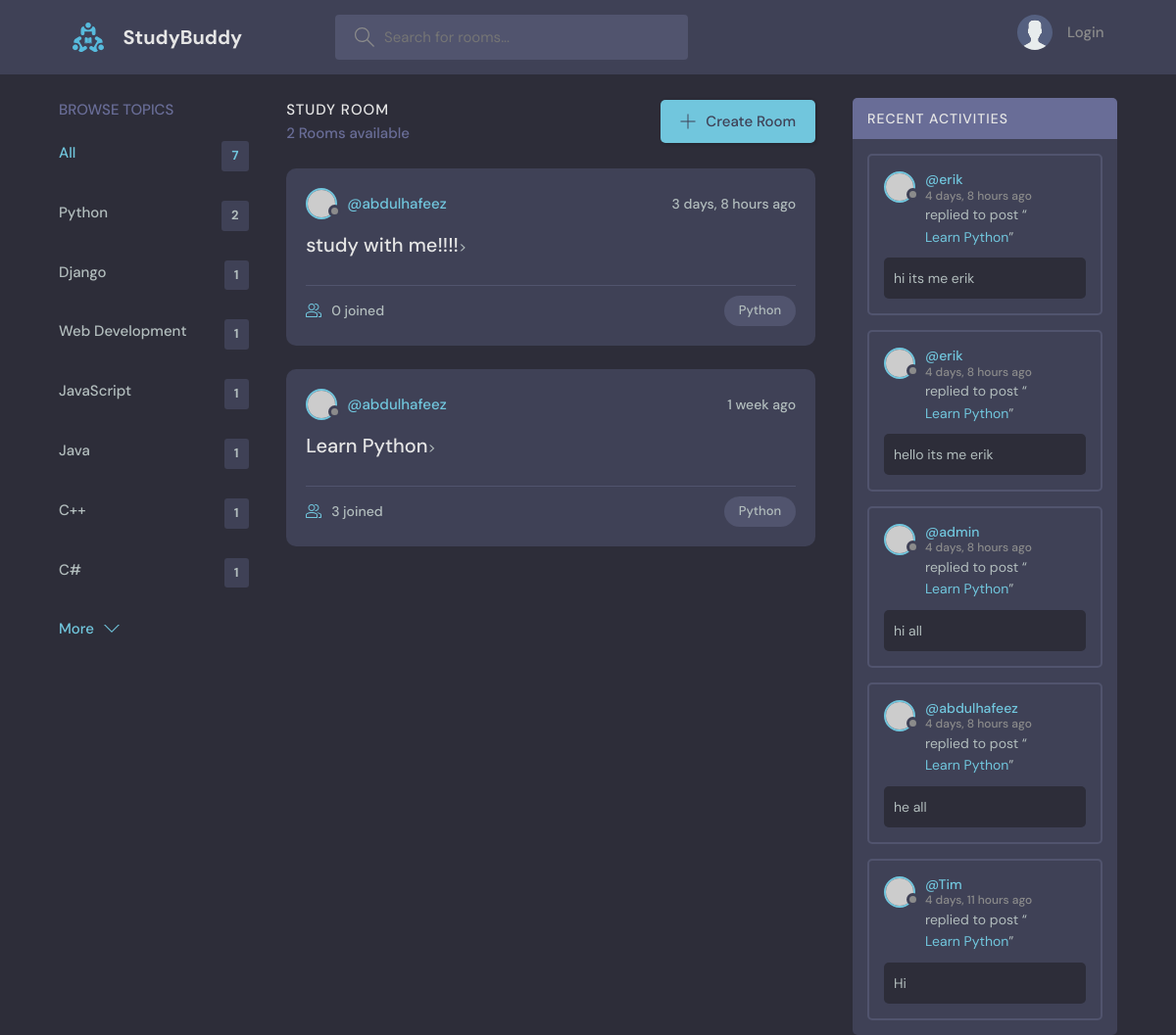
Page /?q=Python on the committed database.
### base/models.py (models this page shows, shortened)
class Topic(models.Model):
    name = models.CharField(max_length=200)

class Room(models.Model):
    host = models.ForeignKey(User, on_delete=models.SET_NULL, null=True)
    topic = models.ForeignKey(Topic, on_delete=models.SET_NULL, null=True)
    name = models.CharField(max_length=200)
    description = models.TextField(null=True, blank=True)
    participants = models.ManyToManyField(User, related_name='participants', blank=True)
    updated = models.DateTimeField(auto_now=True)
    created = models.DateTimeField(auto_now_add=True)
    class Meta:
        ordering = ["-updated", "-created"]
    def __str__(self):
        return self.name

class Message(models.Model):
    user = models.ForeignKey(User, on_delete=models.CASCADE)
    room = models.ForeignKey(Room, on_delete=models.CASCADE)
    body = models.TextField()
    updated = models.DateTimeField(auto_now=True)
    created = models.DateTimeField(auto_now_add=True)
    class Meta:
        ordering = ["-updated", "-created"]

### base/views.py (the view)
# urls.py: path('', views.home, name='home'),
def home(request):
    q = request.GET.get('q') if request.GET.get('q') is not None else ''
    rooms = Room.objects.filter(
        Q(topic__name__icontains=q) |
        Q(name__icontains=q) |
        Q(description__icontains=q)
    )
    topics = Topic.objects.all()
    room_count = rooms.count()
    room_messages = Message.objects.filter(Q(room__topic__name__icontains=q))
    context = {'rooms': rooms, 'topics': topics, 'room_count': room_count, 'room_messages': room_messages}
    return render(request, 'base/home.html', context)

### base/templates/base/home.html (shortened to what this page needs)
{% extends 'main.html' %}
  {% block content %}
    <main class="layout layout--3">
      <div class="container">
        {% include 'base/topics_component.html' %}
        <div class="roomList">
          <div class="roomList__header">
            <div>
              <h2>Study Room</h2>
              <p>{{room_count}} Rooms available</p>
            </div>
            <a class="btn btn--main" href="{% url 'create-room' %}">
              <svg version="1.1" xmlns="http://www.w3.org/2000/svg" width="32" height="32" viewBox="0 0 32 32">
                <title>add</title>
                <path
                  d="M16.943 0.943h-1.885v14.115h-14.115v1.885h14.115v14.115h1.885v-14.115h14.115v-1.885h-14.115v-14.115z"
                ></path>
              </svg>
              Create Room
            </a>
          </div>
          {% include 'base/feed_component.html' %}
        </div>
        {% include 'base/activity_component.html' %}
      </div>
    </main>
  {% endblock %}

### base/templates/base/topics_component.html
<div class="topics">
          <div class="topics__header">
            <h2>Browse Topics</h2>
          </div>
          <ul class="topics__list">
            <li>
              <a href="{% url 'home' %}" class="active">All <span>{{topics.count}}</span></a>
            </li>
              {% for topic in topics %}
            <li>
              <a href="{% url 'home' %}?q={{topic.name}}">{{topic.name}} <span>{{topic.room_set.all.count}}</span></a>
            </li>
              {% endfor %}
          </ul>
          <a class="btn btn--link" href="topics.html">
            More
            <svg version="1.1" xmlns="http://www.w3.org/2000/svg" width="32" height="32" viewBox="0 0 32 32">
              <title>chevron-down</title>
              <path d="M16 21l-13-13h-3l16 16 16-16h-3l-13 13z"></path>
            </svg>
          </a>
</div>

### base/templates/base/feed_component.html (shortened to what this page needs)
 {% for room in rooms %}
<div class="roomListRoom">
            <div class="roomListRoom__header">
              <a href="{% url 'user-profile' room.host.id %}" class="roomListRoom__author">
                <div class="avatar avatar--small">
                  <img src="https://randomuser.me/api/portraits/women/11.jpg" />
                </div>
                <span>@{{room.host.username}}</span>
              </a>
              <div class="roomListRoom__actions">
                <span>{{room.created|timesince}} ago</span>
              </div>
            </div>
            <div class="roomListRoom__content">
              <a href="{% url 'room' room.id %}">{{room.name}}</a>>
            </div>
            <div class="roomListRoom__meta">
              <a href="{% url 'room' room.id %}" class="roomListRoom__joined">
                {{room.participants.all.count}} joined
              </a>
              <p class="roomListRoom__topic">{{room.topic.name}}</p>
            </div>
          </div>
  {% endfor %}

### base/templates/base/activity_component.html (shortened to what this page needs)
<div class="activities">
          <div class="activities__header">
            <h2>Recent Activities</h2>
          </div>
            {% for message in room_messages %}
          <div class="activities__box">
            <div class="activities__boxHeader roomListRoom__header">
              <a href="{% url 'user-profile' message.user.id %}" class="roomListRoom__author">
                <div class="avatar avatar--small">
                  <img src="https://randomuser.me/api/portraits/women/11.jpg" />
                </div>
                <p>
                  @{{message.user}}
                  <span>{{message.created|timesince}} ago</span>
                </p>
              </a>
            </div>
            <div class="activities__boxContent">
              <p>replied to post “<a href="{% url 'room' message.room.id %}">{{message.room}}</a>”</p>
              <div class="activities__boxRoomContent">
              {{message.body}}
              </div>
            </div>
          </div>
        {% endfor %}
        </div>

### rows in the picture
Topic: name "Python", room_set.all.count "2"
Topic: name "Django", room_set.all.count "1"
Topic: name "Web Development", room_set.all.count "1"
Topic: name "JavaScript", room_set.all.count "1"
Topic: name "Java", room_set.all.count "1"
Topic: name "C++", room_set.all.count "1"
Topic: name "C#", room_set.all.count "1"
Room: host.username "abdulhafeez", created "3 days, 8 hours", name "study with me!!!!", participants.all.count "0", topic.name "Python"
Room: host.username "abdulhafeez", created "1 week", name "Learn Python", participants.all.count "3", topic.name "Python"
Message: user "erik", created "4 days, 8 hours", room "Learn Python", body "hi its me erik"
Message: user "erik", created "4 days, 8 hours", room "Learn Python", body "hello its me erik"
Message: user "admin", created "4 days, 8 hours", room "Learn Python", body "hi all"
Message: user "abdulhafeez", created "4 days, 8 hours", room "Learn Python", body "he all"
Message: user "Tim", created "4 days, 11 hours", room "Learn Python", body "Hi"

### other values in the picture
{{ topics.count }} "7"
{{ room_count }} "2"
